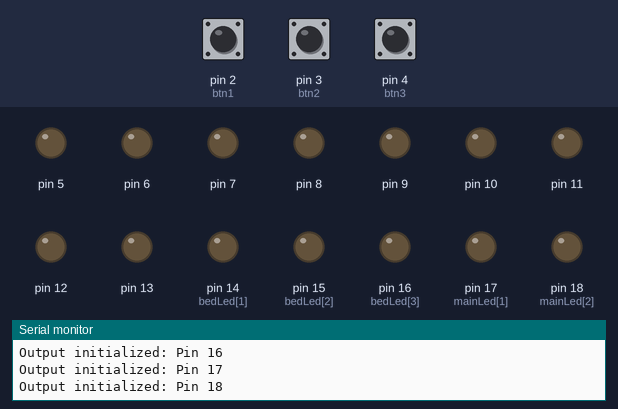
Bench run of a sketch on a simulated Arduino Uno, built with avr-gcc and run on an emulated ATmega328P. Shown: output pins drawn as LEDs (lit = HIGH), the last lines printed to the serial monitor. The inputs (shaded band) are chosen by the test bench; at power-on: pin 3 (btn2) LOW, pin 4 (btn3) LOW, pin 2 (btn1) LOW.

Above: at 1.6 s.
1.7 s: pin 3 (btn2) pulled HIGH for 1 s
At 3.1 s:
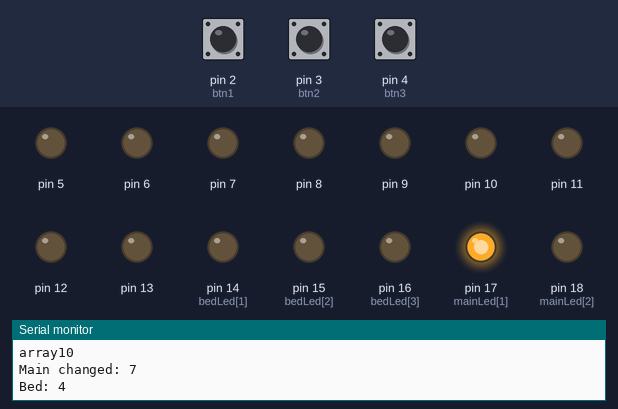
4.2 s: pin 4 (btn3) pulled HIGH for 1 s
At 6.2 s:
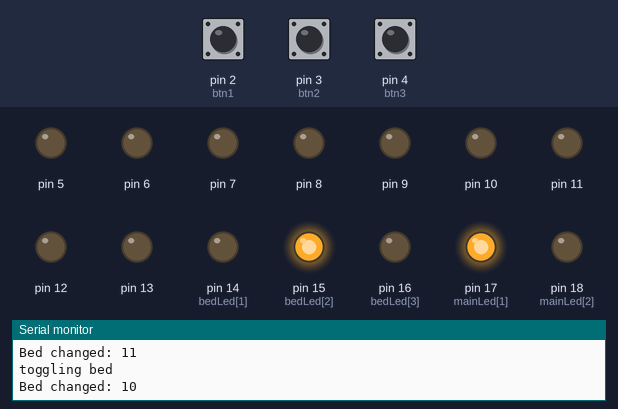
6.7 s: pin 4 (btn3) pulled HIGH for 0.15 s
At 7.3 s:
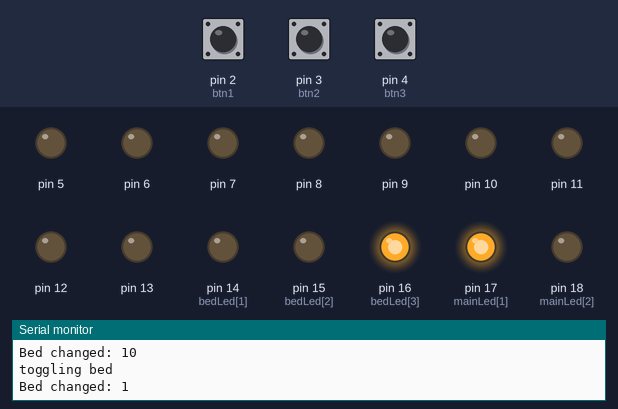
8.3 s: pin 3 (btn2) pulled HIGH for 0.15 s
At 9.6 s:
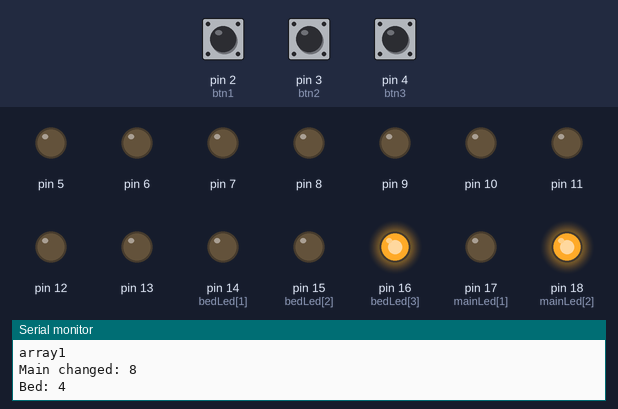
9.9 s: pin 4 (btn3) pulled HIGH for 3.2 s
At 14.0 s:
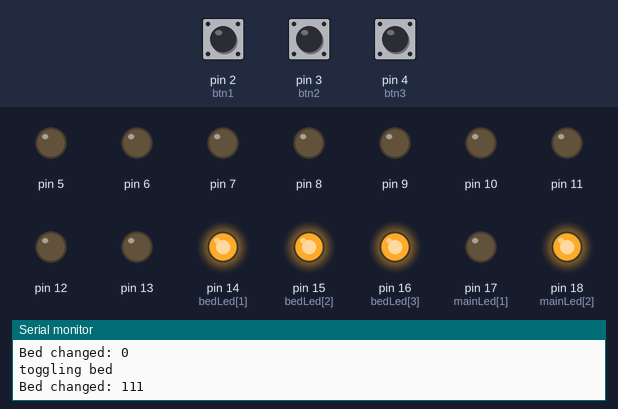
14.6 s: pin 3 (btn2) pulled HIGH for 0.15 s
At 15.7 s:
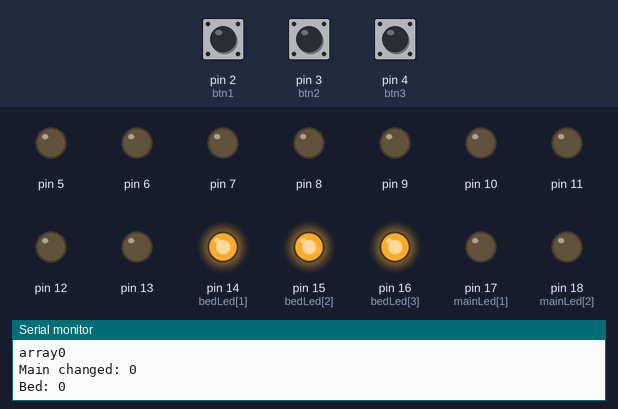
Timing chart, 0 to 17.2 s (numbered marks = the images above; inputs shaded):
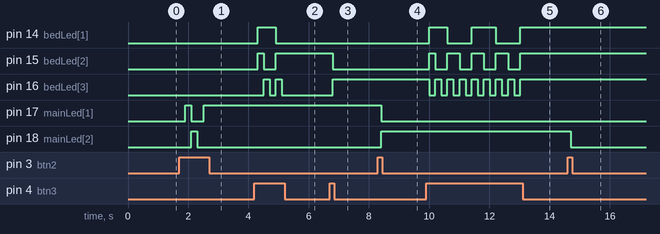

Measured:
- after the input at 1.7 s, pin 17 (mainLed[1]): LOW → HIGH after 0.20 s, → LOW 0.20 s later, → HIGH 0.40 s later; pin 18 (mainLed[2]): LOW → HIGH after 0.40 s, → LOW 0.20 s later
- after the input at 4.2 s, pin 14 (bedLed[1]): LOW → HIGH after 0.10 s, → LOW 0.60 s later; pin 15 (bedLed[2]): LOW → HIGH after 0.10 s, → LOW 0.20 s later, → HIGH 0.40 s later; pin 16 (bedLed[3]): alternates HIGH for 0.20 s and LOW for 0.20 s, 4 changes in all, then stays LOW, starting after 0.30 s
- after the input at 6.7 s, pin 15 (bedLed[2]): HIGH → LOW after 0.10 s; pin 16 (bedLed[3]): LOW → HIGH after 0.10 s
- after the input at 8.3 s, pin 17 (mainLed[1]): HIGH → LOW after 0.10 s; pin 18 (mainLed[2]): LOW → HIGH after 0.10 s
- after the input at 9.9 s, pin 14 (bedLed[1]): goes HIGH 0.60 s, LOW 0.81 s, HIGH 0.81 s, LOW 0.81 s, then HIGH, starting after 0.10 s; pin 15 (bedLed[2]): LOW → HIGH after 0.10 s, then repeats every 0.80 s: LOW 0.40 s, HIGH 0.40 s, until it stays HIGH from 13.0 s
- after the input at 14.6 s, pin 18 (mainLed[2]): HIGH → LOW after 0.10 s

The sketch:

version4.ino
```cpp
#include <StopWatch.h>

long lastElapsed;

// StopWatch rStopwatch, lStopwatch, dsw;
boolean isRunning = false;
int dirty = 0;

StopWatch dsw;
int btn1 = 2;
int btn2 = 3;
int btn3 = 4;

int btnArray[3] = {0, 3, 4}; //button pins
int bedValve[4] = {0, 9, 10, 11}; //bed valve pins
int mainValve[3] = {0, 7, 8}; //main valve pins
int mainLed[3] = {0, 17, 18}; //main led pins
int bedLed[4] = {0, 14, 15, 16}; //bed led pins
int selectedMainState[3]; //holds states for main valves
int selectedBedState[4]; //holds states for bed valves
int ledState = LOW;
int mainMatrix[3][3] {
  {0, 0, 0},
  {0, 1, 0},
  {0, 0, 1}
};
int bedMatrix[8][4] = {

  {0, 0, 0, 0},
  {0, 0, 0, 1},
  {0, 0, 1, 0},
  {0, 0, 1, 1},
  {0, 1, 0, 0},
  {0, 1, 0, 1},
  {0, 1, 1, 0},
  {0, 1, 1, 1}
};
unsigned long prevMillis = 0;
const long interval = 0;


int lastPressed = 0; //holds value of last pressed button

int mSelector = 0; //indicates selected main index
int bSelector = 0; //indicates selected bed index
int selectedMain = 0; //resolved pin to selected main
int selectedBed = 0; //resolved pin to selected bed

void setup() {
  Serial.begin(9600);


  /* SETUP INPUTS
  btn1 = pin2 => start/stop
  btn2 = pin3 => toggle main
  btn3 = pin4 => toggle bed
  */

  pinMode(btn1, INPUT);
  Serial.println("Input initialized: Pin 2");
  attachInterrupt(0, startStop, RISING);

  pinMode(btn2, INPUT);
  Serial.println("Input initialized: Pin 3");

  pinMode(btn3, INPUT);
  Serial.println("Input initialized: Pin 4");


  /* SETUP OUTPUTS
  pin5 = mainLed1
  pin6 = mainLed2
  pin7 = main1
  pin8 = main2
  pin9 = bed1
  pin10 = bed2
  pin11 = bed3
  ...
  pin14 = bedLed1
  pin15 = bedLed2
  pin16 = bedLed3
  */

  for (int x = 5; x < 19; x++) {
    pinMode(x, OUTPUT);
    //   digitalWrite(x, LOW);
    Serial.print("Output initialized: Pin "); Serial.println(x);
  }
}
void loop() {
  scanInput(); //update states implicitly called
  ledOutputs();

  //  Serial.print("Main: "); Serial.println(selectedMain);
  //  Serial.print("Bed: "); Serial.println(selectedBed);
  //  Serial.print("State: "); Serial.println(isRunning);
  //  delay(300);

}

void scanInput() {

  //Serial.println("scanInput called");

  lastPressed = 0;   //reset last pressed button

  for (int x = 1; x < 3; x++) {

    if (debounce(btnArray[x]))

    { lastPressed = x;
      //  Serial.print("btn pressed: "); Serial.println(x);
      switch (lastPressed) {
        case 1:
          //    Serial.println("toggling main");
          updateMain();
          break;
        case 2:
          //     Serial.println("toggling bed");
          updateBed();
          break;

        default:
          break;
      }
    }
  }
}


void updateMain() {
  Serial.println("toggleMain called");

  mSelector ++;
  Serial.print("mselector: "); Serial.println(mSelector);

  bSelector = 7; //start at "all beds on"
  if (mSelector > 2) {
    mSelector = 0;
    bSelector = 0;
  }
  for (int x = 0; x < 3; x++) {
    selectedMainState[x] = mainMatrix[mSelector][x];
  }
  selectedMain = mainValve[mSelector];
  selectedBed = bedValve[bSelector];
  int out = (selectedMainState[1] * 10) + (selectedMainState[2] * 1);
  Serial.print("array"); Serial.println(out);
  Serial.print("Main changed: "); Serial.println(selectedMain);
  Serial.print("Bed: "); Serial.println(selectedBed);
}

void updateBed() {
  Serial.println("toggling bed");

  bSelector--;
  dirty = 1; //indicates bed change when system is isRunning
  if (bSelector < 0 ) { //loop through bed states
    bSelector = 7;
    dirty = 3;
  }

  for (int x = 0; x < 4; x++) {
    selectedBedState[x] = bedMatrix[bSelector][x];
  }
  //selectedBed = bedValve[bSelector];
  //  Serial.print("Main: "); Serial.println(selectedMain);
  int out = (selectedBedState[1] * 100) + (selectedBedState[2] * 10) + selectedBedState[3];
  Serial.print("Bed changed: "); Serial.println(out);
}

/*void newUpdatebBed(){
  for (int x = 0; x <4; x++){
    if selected}

}*/


void startStop() {
  // Serial.println("start stop");

  static unsigned long last_interrupt_time = 0;
  unsigned long interrupt_time = millis();
  // If interrupts come faster than 200ms, assume it's a bounce and ignore
  if (interrupt_time - last_interrupt_time > 200)
  {
    isRunning = !isRunning;
    Serial.println("Start stop called");  Serial.print("State: "); Serial.println(isRunning);

  }
  last_interrupt_time = interrupt_time;

  ;
}

void ledOutputs() {
  for (int x = 1; x < 3; x++)
  {
    digitalWrite(mainLed[x], selectedMainState[x]);
  }

  for (int x = 1; x < 4; x++) {
    digitalWrite(bedLed[x], selectedBedState[x]);
  }
  /*unsigned long currentMillis = millis();

  if (currentMillis - prevMillis >= interval) {
    prevMillis = currentMillis;
    digitalWrite(mainLed[2], !digitalRead(mainLed[mSelector]));

    if (ledState == LOW) {

      for (int x = 1; x < 3; x++) {
        digitalWrite(mainLed[x], selectedMainState[x]);
      }
      for (int x = 1; x < 4; x++) {
        digitalWrite(bedLed[x], selectedBedState[x]);
      }
      ledState = HIGH;
    }
    else if (ledState == HIGH) {
      for (int x = 1; x < 3; x++) {
        digitalWrite(mainLed[x], 0);
      }
      for (int x = 1; x < 4; x++) {
        digitalWrite(bedLed[x], 0);
      }
    }
  }*/
}

boolean debounce(int _pin) {
  // Serial.println("debouncing");

  boolean state = false;
  long lastChecked = 0;
  state = digitalRead(_pin);
  if ((dsw.elapsed() - lastChecked < 200) && (state)) {
    //Serial.println("waiting...");
    delay(100);
  }
  if (state) {
    //if initially pressed
    //wait 100millis then check again
    //if true again, btn pressed
    dsw.reset();
    dsw.start();
    while (dsw.elapsed() < 100) {
      //mark time
    }
    state = digitalRead(_pin);
    lastChecked = dsw.elapsed();
    //if (state) Serial.println("btn debounced");
  }
  return state;
}
```
